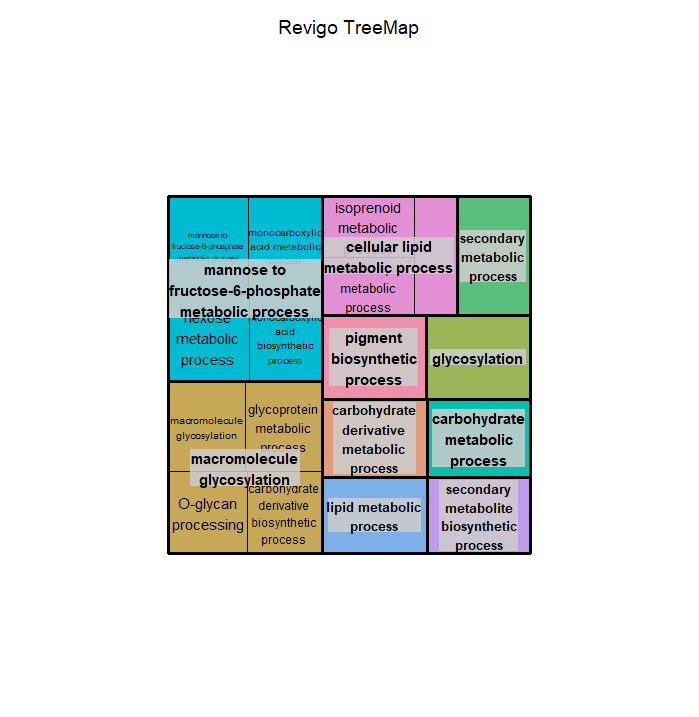

Write R code to recreate this figure.
# A treemap R script produced by the Revigo server at http://revigo.irb.hr/
# If you found Revigo useful in your work, please cite the following reference:
# Supek F et al. "REVIGO summarizes and visualizes long lists of Gene Ontology
# terms" PLoS ONE 2011. doi:10.1371/journal.pone.0021800

# author: Anton Kratz <anton.kratz@gmail.com>, RIKEN Omics Science Center, Functional Genomics Technology Team, Japan
# created: Fri, Nov 02, 2012  7:25:52 PM
# last change: Fri, Nov 09, 2012  3:20:01 PM

# -----------------------------------------------------------------------------
# If you don't have the treemap package installed, uncomment the following line:
# install.packages( "treemap" );
library(treemap) 								# treemap package by Martijn Tennekes

# Set the working directory if necessary
# setwd("C:/Users/username/workingdir");

# --------------------------------------------------------------------------
# Here is your data from Revigo. Scroll down for plot configuration options.

revigo.names <- c("term_ID","description","frequency","uniqueness","dispensability","representative");
revigo.data <- rbind(c("GO:0005975","carbohydrate metabolic process",5.521546466478484,0.8804829946475966,0.09441481,"carbohydrate metabolic process"),
c("GO:0006629","lipid metabolic process",4.558650411488468,0.883075353602976,0.03649661,"lipid metabolic process"),
c("GO:0019748","secondary metabolic process",0.40536164365481797,0.9453775320556664,0,"secondary metabolic process"),
c("GO:0043413","macromolecule glycosylation",0.6284419318031838,0.7548811804505264,0.05325524,"macromolecule glycosylation"),
c("GO:0009100","glycoprotein metabolic process",0.6877410815781743,0.7534658867222873,0.11760122,"macromolecule glycosylation"),
c("GO:0016266","O-glycan processing",0.0019291848143086442,0.7066109679125165,0.62191369,"macromolecule glycosylation"),
c("GO:1901137","carbohydrate derivative biosynthetic process",4.616841943085589,0.6635767710353448,0.63815486,"macromolecule glycosylation"),
c("GO:0044255","cellular lipid metabolic process",3.2652883239880963,0.5803827020463179,0.08679617,"cellular lipid metabolic process"),
c("GO:0006720","isoprenoid metabolic process",0.5931910685927647,0.6120455587782601,0.68950433,"cellular lipid metabolic process"),
c("GO:0006721","terpenoid metabolic process",0.3306922127989305,0.5612125367603124,0.64539261,"cellular lipid metabolic process"),
c("GO:0044550","secondary metabolite biosynthetic process",0.30917182357724615,0.8498475602489098,0.02610808,"secondary metabolite biosynthetic process"),
c("GO:0046148","pigment biosynthetic process",0.49384137683658397,0.9443641954649675,0.02723823,"pigment biosynthetic process"),
c("GO:0061611","mannose to fructose-6-phosphate metabolic process",0.00015300431285896144,0.8500649577906986,0.01559323,"mannose to fructose-6-phosphate metabolic process"),
c("GO:0019318","hexose metabolic process",0.6874284205910277,0.7663284631788582,0.50713535,"mannose to fructose-6-phosphate metabolic process"),
c("GO:0032787","monocarboxylic acid metabolic process",2.668208950140285,0.7779938514922143,0.18818748,"mannose to fructose-6-phosphate metabolic process"),
c("GO:0072330","monocarboxylic acid biosynthetic process",0.9938095785489549,0.6935337338609804,0.54403752,"mannose to fructose-6-phosphate metabolic process"),
c("GO:0070085","glycosylation",0.6831509521924055,0.9426149583138421,0.02861889,"glycosylation"),
c("GO:1901135","carbohydrate derivative metabolic process",6.41604626743983,0.897962186681653,0.07446158,"carbohydrate derivative metabolic process"));

stuff <- data.frame(revigo.data);
names(stuff) <- revigo.names;

stuff$frequency <- as.numeric( as.character(stuff$frequency) );
stuff$uniqueness <- as.numeric( as.character(stuff$uniqueness) );
stuff$dispensability <- as.numeric( as.character(stuff$dispensability) );


# check the tmPlot command documentation for all possible parameters - there are a lot more
treemap(
  stuff,
  index = c("representative","description"),
  vSize = "uniqueness",
  type = "categorical",
  vColor = "representative",
  title = "Revigo TreeMap",
  inflate.labels = FALSE,      # set this to TRUE for space-filling group labels - good for posters
  lowerbound.cex.labels = 0,   # try to draw as many labels as possible (still, some small squares may not get a label)

  position.legend = "none"
)

dev.off()
